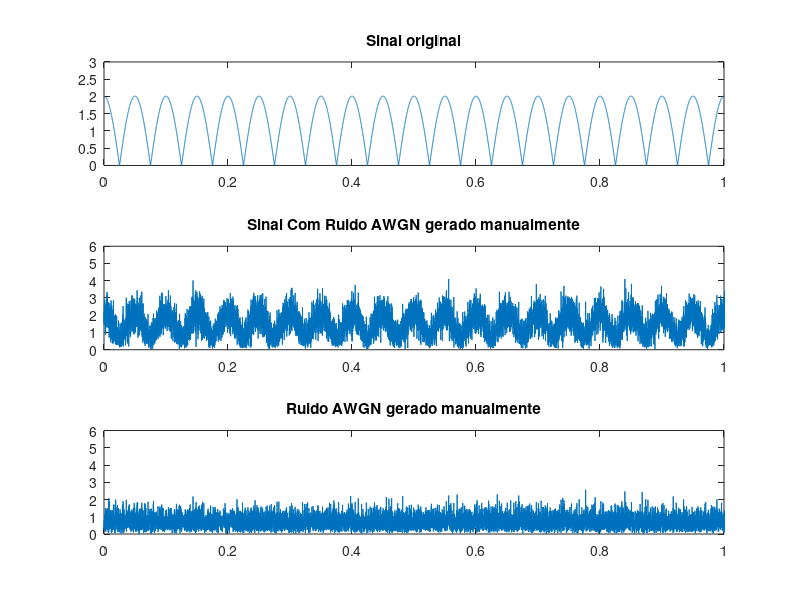

MATLAB code to generate this figure: (Note: this script raises an error after producing the figure.)
%% AWGN complexo
clc;clear all;close all;
% Parâmetros
SNR_dB = 5;                               % Determina o valor da SNR em dB
t = 0:0.0001:5;                            % Eixo do tempo
x=2*cos(2*pi*10*t)+i*0.2*cos(2*pi*10*t);   % Sinal qualquer x(t)
%
% Geração manual das amostras de ruído 
N = length(x);                               % Calcula o comprimento de x
Ps = sum(abs(x).^2)/N;                       % Calcula a potência do sinal
SNR = 10^(SNR_dB/10);                        % Calcula a SNR linear
Pn = Ps/SNR;                                 % Calcula a potência do ruído
noiseSigma = sqrt(Pn/2);                     % Desvio padrão do ruído normalizado 
n = noiseSigma*[randn(1,N)+j* randn(1,N)];   % Vetor do ruído 
y = x + n;                                   % Sinal ruidoso na recepção
%
% Estimação da SNR pelas amostras do sinal recebido
pTx = sum(abs(x.^2))/N;                      % Potência do sinal x(t)
pNe = sum(abs(n.^2))/N;                      % Potência estimada do ruído
SNR1 = pTx/pNe;                              % Estimação da SNR linear
SNR1= 10*log10(SNR1);                        % SNR em dB
%
% Mostrar informações
disp('Estimação de SNR: ')
disp(['   SNR de entrada: ' num2str(SNR_dB) ' dB']);
disp(['   SNR de entrada: ' num2str(SNR1) ' dB']);
%
% Gráficos
fig=figure;
subplot(3,1,1);
plot(t,abs(x));
title('Sinal original')
axis([0 1 0 3]);
%
subplot(3,1,2);
plot(t,abs(y));
title('Sinal Com Ruido AWGN gerado manualmente');
axis([0 1 0 6]);
%
subplot(3,1,3);
plot(t,abs(n));
title('Ruido AWGN gerado manualmente');
axis([0 1 0 6]);
fig.PaperUnits = 'inches';
fig.PaperPosition = [0 0 12 6];